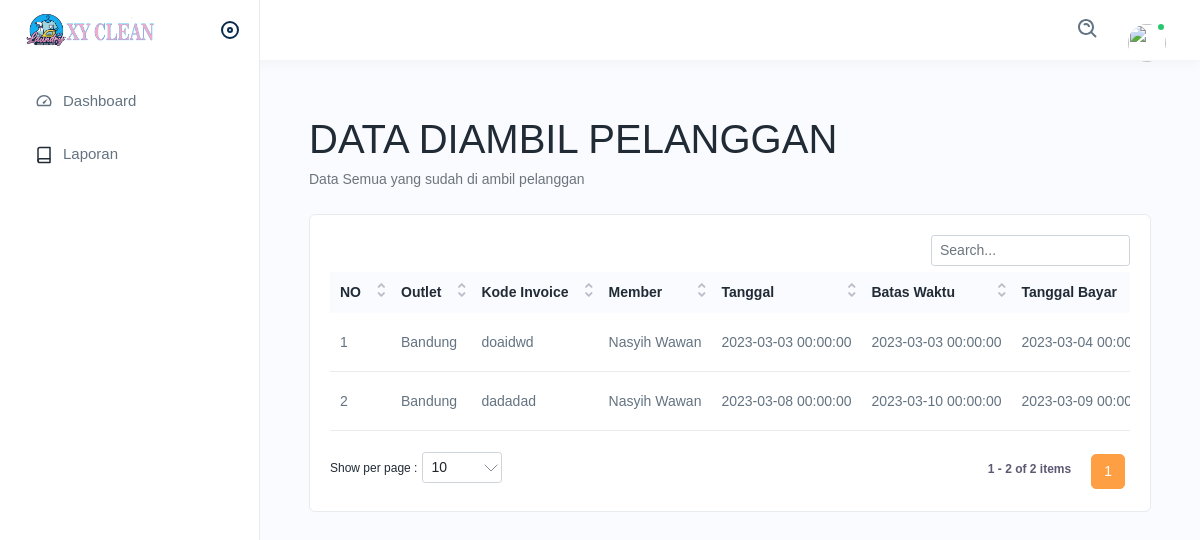
Page /index.php/transaksi/data_diambil on the committed database.
### tables this page shows
CREATE TABLE `tb_transaksi` (
  `id` int(11) NOT NULL,
  `id_outlet` int(11) NOT NULL,
  `id_paket` int(11) NOT NULL,
  `kode_invoice` varchar(100) NOT NULL,
  `id_member` int(11) NOT NULL,
  `tgl` datetime NOT NULL,
  `batas_waktu` datetime NOT NULL,
  `tgl_bayar` datetime NOT NULL,
  `biaya_tambahan` int(11) NOT NULL,
  `qty` double NOT NULL,
  `diskon` double NOT NULL,
  `pajak` int(11) NOT NULL,
  `status` enum('baru','proses','selesai','diambil') NOT NULL,
  `dibayar` enum('dibayar','belum_dibayar') NOT NULL,
  `id_user` int(11) NOT NULL
);

CREATE TABLE `tb_outlet` (
  `id` int(11) NOT NULL,
  `nama` varchar(100) NOT NULL,
  `alamat` text NOT NULL,
  `tlp` varchar(15) NOT NULL
);

CREATE TABLE `tb_member` (
  `id` int(11) NOT NULL,
  `nama` varchar(100) NOT NULL,
  `alamat` text NOT NULL,
  `jenis_kelamin` enum('L','P') NOT NULL,
  `tlp` varchar(15) NOT NULL
);

### application/controllers/Transaksi.php (called while the page is built, shortened)
<?php
class Transaksi extends CI_Controller {
    function __construct(){
		$this->load->model('m_data');
        $this->load->model('m_outlet');
        $this->load->model('m_user');
	}
    function data_diambil(){
        $data['transaksi'] = $this->m_data->tampil_data_diambil();
        $data['outlet'] = $this->m_outlet->tampil_data()->result();
        $data['member'] = $this->m_user->tampil_data_member()->result();
        $data['user'] = $this->m_user->tampil_data();
        $data['paket'] = $this->m_data->tampil_data_paket();
		$this->load->view('transaksi/diambil',$data);
    }
}

### index.php (called while the page is built, shortened)
<?php
require_once BASEPATH.'core/CodeIgniter.php';

### application/models/m_data.php (called while the page is built, shortened)
<?php
class M_data extends CI_Model{
    function tampil_data_paket(){
		$this->db->select('*,tb_paket.id as paket_id, tb_outlet.id as outlet_id');
		$this->db->from('tb_paket');
		$this->db->join('tb_outlet', 'tb_outlet.id = tb_paket.id_outlet');
		$query = $this->db->get();
		return $query->result();
	}
	function tampil_data_diambil(){
		$this->db->select('*,tb_transaksi.id as transaksi_id, tb_outlet.id as outlet_id, tb_member.nama as nama_member,tb_user.nama as nama_user,tb_outlet.nama as nama_outlet');
		$this->db->from('tb_transaksi');
		$this->db->join('tb_outlet', 'tb_outlet.id = tb_transaksi.id_outlet');
		$this->db->join('tb_member', 'tb_member.id = tb_transaksi.id_member');
		$this->db->join('tb_user', 'tb_user.id = tb_transaksi.id_user');
		$this->db->where('tb_transaksi.status = "diambil"');
		$query = $this->db->get();
		return $query->result();
	}
}

### application/views/transaksi/diambil.php (the view, shortened to what this page needs)
<head>
</head>
<div class="page-wrapper">
    <div class="content">
        <div class="row">
            <main>
                <div class="container-fluid">
                    <h1 class="mt-4">DATA DIAMBIL PELANGGAN</h1>
                    <ol class="breadcrumb mb-4">
                        <li class="breadcrumb-item active">Data Semua yang sudah di ambil pelanggan</li>
                    </ol>
                    <div class="row">
                        <div class="col-sm-12">
                            <div class="card">
                                <div class="card-body">
                                    <div class="table-responsive">
                                        <table class="table datanew ">
                                            <thead>
                                                <tr>
                                                    <th>NO</th>
                                                    <th>Outlet</th>
                                                    <th>Kode Invoice</th>
                                                    <th>Member</th>
                                                    <th>Tanggal</th>
                                                    <th>Batas Waktu</th>
                                                    <th>Tanggal Bayar</th>
                                                </tr>
                                            </thead>
                                            <tbody>
                                                <tr>
                                                    <?php
										$no = 1;
										foreach($transaksi as $u){
										?>
                                                    <td><?php echo $no++ ?></td>
                                                    <td><?php echo $u->nama_outlet ?></td>
                                                    <td><?php echo $u->kode_invoice ?></td>
                                                    <td><?php echo $u->nama_member ?></td>
                                                    <td><?php echo $u->tgl ?></td>
                                                    <td><?php echo $u->batas_waktu ?></td>
                                                    <td><?php echo $u->tgl_bayar ?></td>
                                                </tr>
                                                <?php }?>
                                            </tbody>
                                        </table>
                                    </div>
                                </div>
                            </div>
                        </div>
                    </div>
                </div>
            </main>
        </div>
    </div>
</div>

### rows in the picture
tb_transaksi: id_outlet.nama "Bandung", kode_invoice "doaidwd", id_member.nama "Nasyih Wawan", tgl "2023-03-03 00:00:00", batas_waktu "2023-03-03 00:00:00", tgl_bayar "2023-03-04…"
tb_transaksi: id_outlet.nama "Bandung", kode_invoice "dadadad", id_member.nama "Nasyih Wawan", tgl "2023-03-08 00:00:00", batas_waktu "2023-03-10 00:00:00", tgl_bayar "2023-03-09…"
